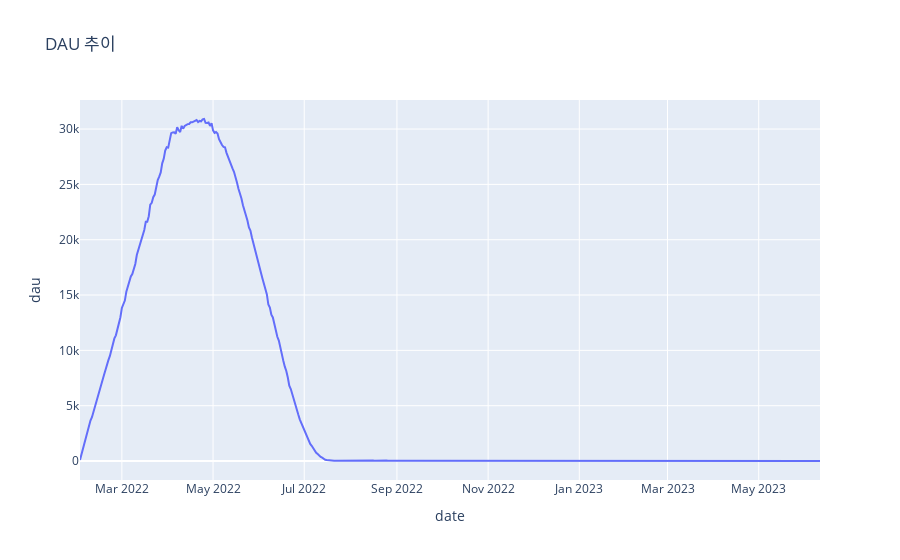

Notebook source saved alongside this figure:
### Code cell
fig = px.line(data_frame = dau, x='date', y='dau', title='DAU 추이')
fig.show()

### Figure 1 — Plotly figure (JSON) as saved in the notebook; plotly's stock layout.template omitted (floating-point values rounded to 4 significant figures; data arrays with more than 128 entries replaced by an {"elided": "..."} marker saying what was removed)
{"data": [{"hovertemplate": "date=%{x}<br>dau=%{y}<extra></extra>", "legendgroup": "", "line": {"color": "#636efa", "dash": "solid"}, "marker": {"symbol": "circle"}, "mode": "lines", "name": "", "orientation": "v", "showlegend": false, "type": "scatter", "x": {"elided": "461 str values"}, "xaxis": "x", "y": {"elided": "461 int values"}, "yaxis": "y"}], "layout": {"legend": {"tracegroupgap": 0}, "title": {"text": "DAU 추이"}, "xaxis": {"anchor": "y", "domain": [0, 1], "title": {"text": "date"}}, "yaxis": {"anchor": "x", "domain": [0, 1], "title": {"text": "dau"}}}}
